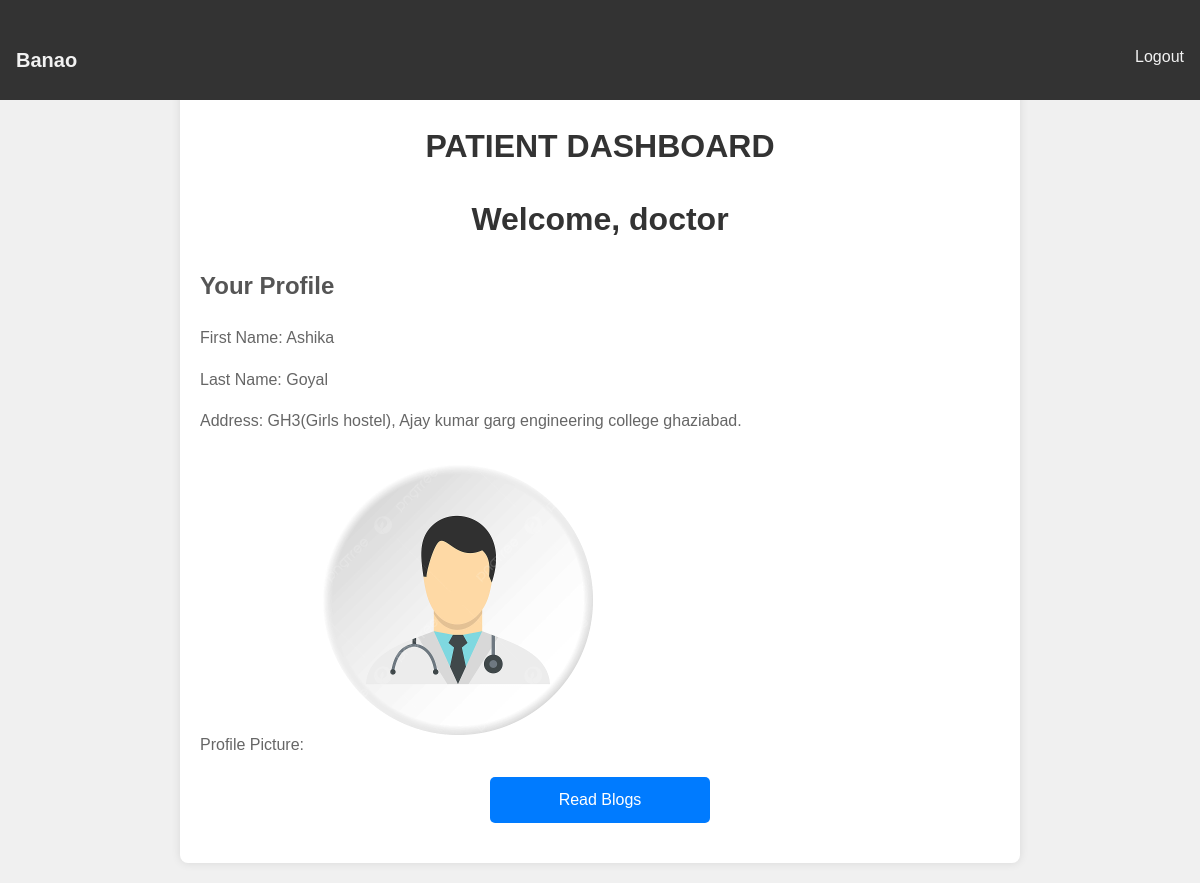
The page /patient_dashboard/ (signed in) on the database its author committed.
### base/models.py (models this page shows, shortened)
class Profile(models.Model):
    user = models.OneToOneField(User, on_delete=models.CASCADE)
    first_name = models.CharField(max_length=30)
    last_name = models.CharField(max_length=30)
    profile_picture = models.ImageField(upload_to="profile_pictures/")
    address = models.TextField()
    role = models.CharField(max_length=10, choices=ROLE_CHOICES)

### base/views.py (the view)
# urls.py: path("patient_dashboard/", views.patient_dashboard, name="patient_dashboard"),
@login_required
def patient_dashboard(request):
    profile = Profile.objects.get(user=request.user)
    return render(request, "base/patient_dashboard.html", {"profile": profile})

### base/templates/base/patient_dashboard.html (shortened to what this page needs)
<!DOCTYPE html>
<html lang="en">
<head>
</head>
<body>
    <div class="navbar">
        <a href="#" class="company-name">Banao</a>
        <div class="nav-right">
            <a href="{% url 'logout' %}">Logout</a>
        </div>
    </div>
    <div class="container">
        <h1>PATIENT DASHBOARD</h1>
        <h1>Welcome, {{ profile.user.username }}</h1>
        <h2>Your Profile</h2>
        <p>First Name: {{ profile.first_name }}</p>
        <p>Last Name: {{ profile.last_name }}</p>
        <p>Address: {{ profile.address }}</p>
        <p>Profile Picture: <img src="{{ profile.profile_picture.url }}" alt="Profile Picture" class="profile-pic"></p>
        <a href="{% url 'read-blogs' %}" class="btn">Read Blogs</a>
    </div>
</body>
</html>

### base/templates/base/patient_dashboard.html (style rules this page uses)
body { font-family: Arial, sans-serif; line-height: 1.6; background-color: #f0f0f0; margin: 0; padding: 20px; }
.navbar { width: 100%; background-color: #333; overflow: hidden; position: fixed; top: 0; left: 0; padding: 10px 0; }
.navbar a { float: left; display: block; color: #f2f2f2; text-align: center; padding: 14px 16px; text-decoration: none; border: none; background: none; cursor: pointer; }
.navbar .company-name { font-size: 20px; font-weight: bold; }
.navbar .nav-right { float: right; }
.container { max-width: 800px; margin: 60px auto 0; background-color: #fff; padding: 20px; border-radius: 8px; box-shadow: 0 0 10px rgba(0, 0, 0, 0.1); }
h1 { text-align: center; color: #333; }
h2 { margin-top: 20px; color: #555; }
p { color: #666; }
img { max-width: 100%; height: auto; border-radius: 50%; margin-top: 0px; }
a { display: block; text-align: center; margin-top: 20px; color: #007bff; text-decoration: none; }
.profile-pic { width: 300px; height: 300px; margin-top: 0px; }
.btn { display: block; width: 200px; margin: 20px auto; padding: 10px; background-color: #007bff; color: white; text-align: center; text-decoration: none; border-radius: 5px; transition: background-color 0.3s ease; }

### rows shown on the page
Profile: user.username "doctor", first_name "Ashika", last_name "Goyal", address "GH3(Girls hostel), Ajay kumar garg engineering college ghaziabad.", profile_picture (picture)
